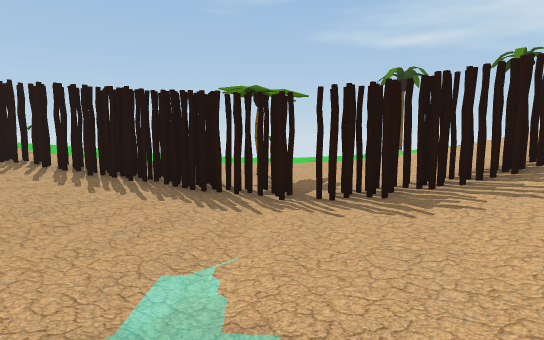
[1] (above)

19 first-person views from a walk through a Unity game level. The camera is 1.3 m above the floor, tilts 6° down and sees 80° across. The floor is counted in squares, 1 m on a side. Each view is taken from the middle of a square. On the plan, view 1 faces up. The plan holds only what a view shows up to about 14 squares ahead; the rest is blank. The place goes on beyond the plan.

[2]
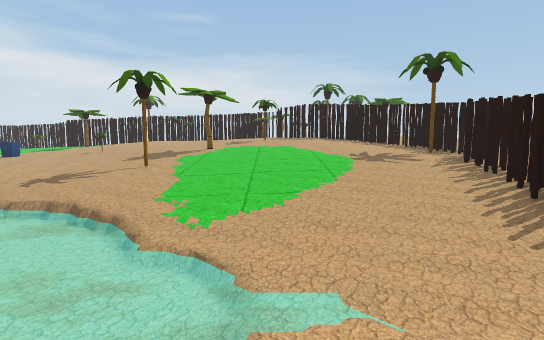

[3]
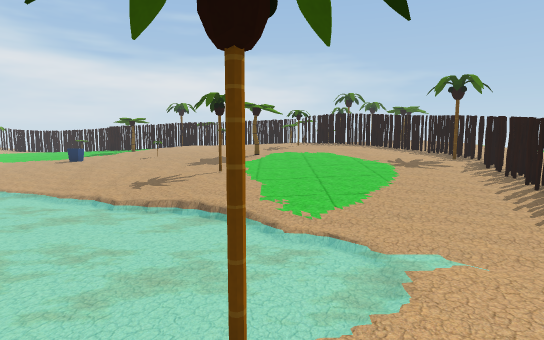

[4]
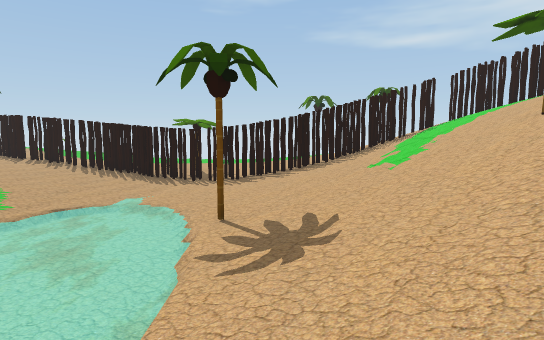

[5]
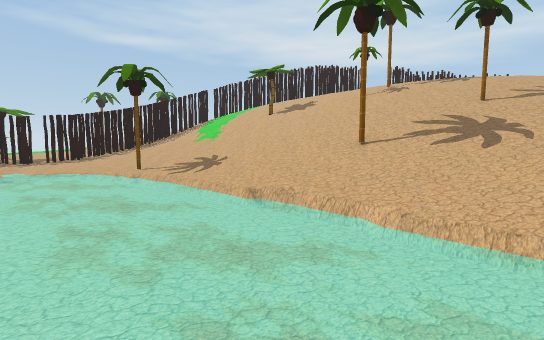

[6]
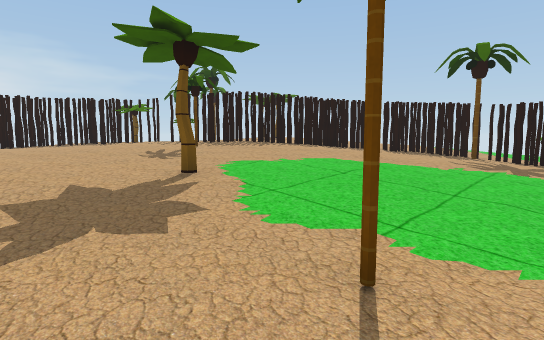

[7]
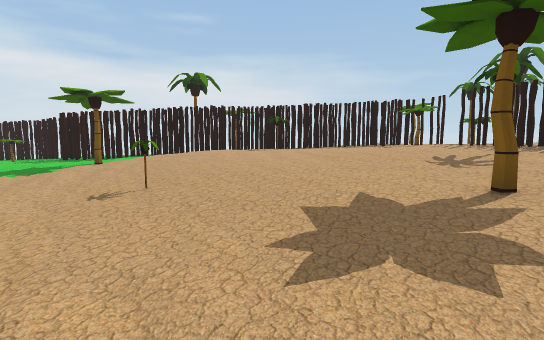

[8]
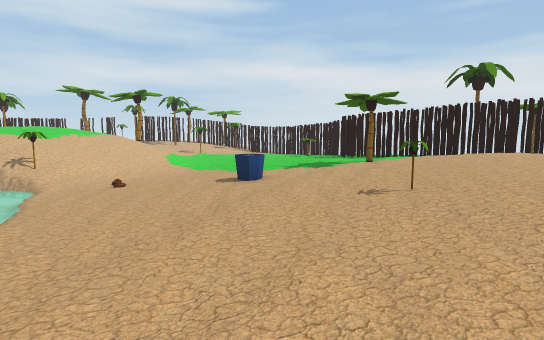

[9]
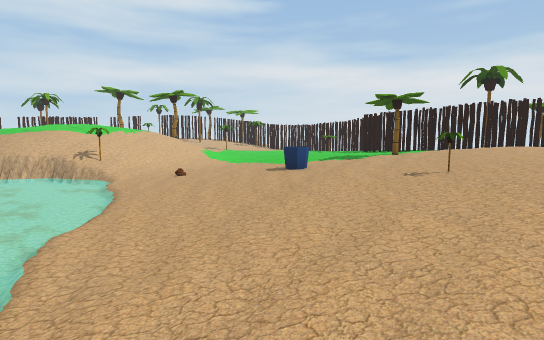

[10]
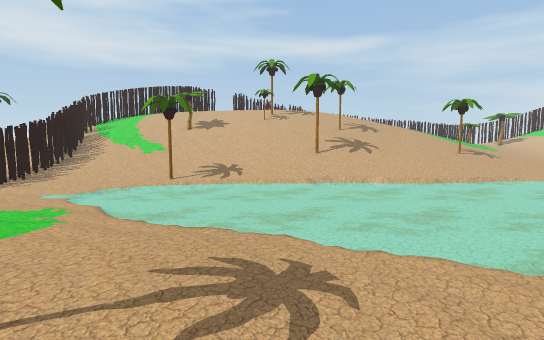

[11]
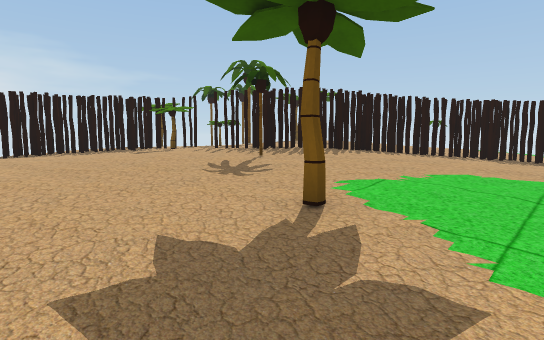

[12]
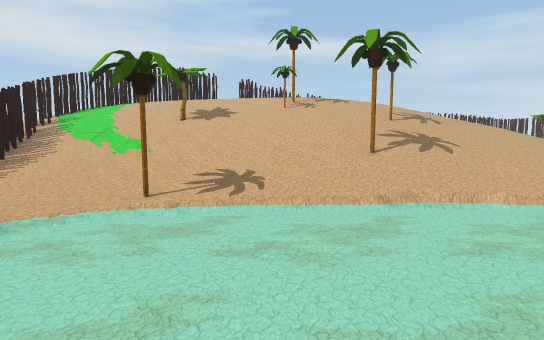

[13]
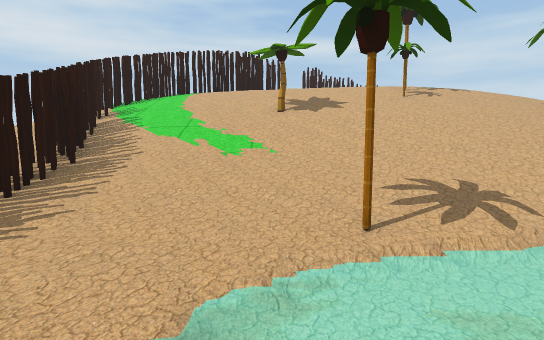

[14]
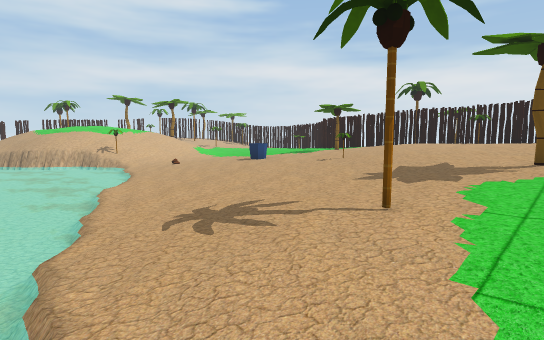

[15]
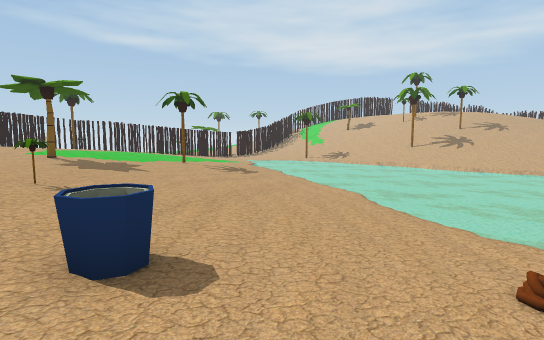

[16]
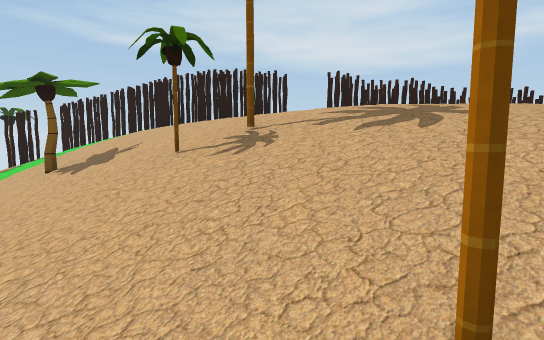

[17]
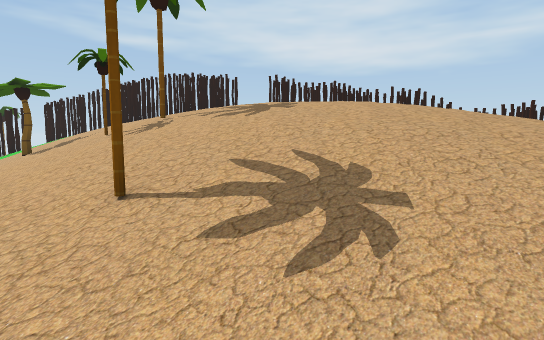

[18]
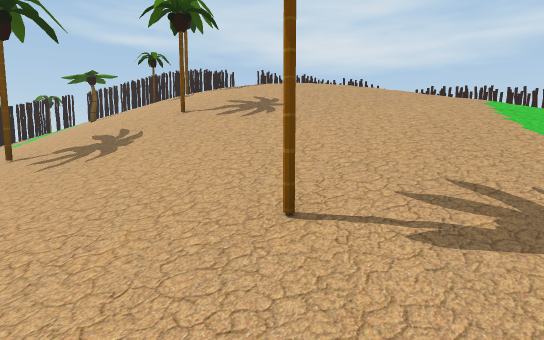

[19]
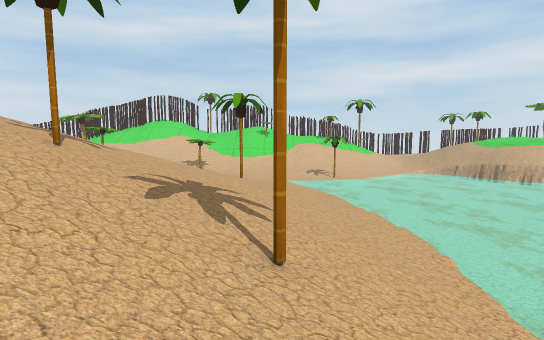

### Floor plan
Key: @ floor where view 1 was taken; # wall or solid block; . main floor; : floor 0.25 m higher than the main floor; - floor 0.25 m lower than the main floor; + floor 0.5 m higher than the main floor; * floor 0.75 m higher than the main floor; % floor 1 m higher than the main floor; / step, stairs or slope; = window, fence, low wall or low ledge; ~ water the walk can cross; ≈ water the walk keeps out of; ^ raised ledge; O other object.
Columns run from 23 left of view 1 to 10 right of it. Each row starts with its distance up from view 1.
 13              :::       ^...
 12              +==        ...
 11               :         ...
 10              +:::.      .../
  9          *###### ..   ---..///
  8          ###+######## -#-./////  #
  7        ###**++++::#####--.///#####
  6        ##***++++::...###########//
  5  ^    ###%***+++::...---#####/////
  4  ^== ###%%**++++:....-----////////
  3   #=###%%***+++::...------////////
  2  ##^#%%#****+++::...------////////
  1  ##^%%% ***+++::....--~~////////#/
  0  #%%%%%***++++::...-/≈~@≈#./////#/
 -1  #**%%%**++#+::....-~~~~~-.///////
 -2 ##*******+++:::#...≈~~~~~≈////////
 -3 ## *****+++:::....-≈~~~~~≈//////##
 -4 ###*****+++:......-~~~~~~≈//////##
 -5 ##*****+++::.....-~~~~~~~≈////////
 -6 ##****+++=:.....--≈~~~~~~≈./#/////
 -7  #***++++::....---~~~~~~~~////////
 -8  ##+++++:::....--~~~~~~~~≈/////#//
 -9  ##++#+:::....---~~~~~~~~≈.///////
-10  ##+++:::.....--~~~~~~~~~≈////////
-11   #+::::.O...--≈~~~~~~~~~~////////
-12  ##::::......--~~~~~~~~~~≈////////
-13  # :::......--~~~~~~~~~~~~///#////
-14  :::   .....--~~~~~~~~~~~~////////
-15  =:    .....--≈~~~~~~~~~~~// ////
-16        ....///~~~~~~~~~~~~//
-17         /////#≈~~~~~~~~~~~~

Where each view was taken, in squares from view 1:
view 1: 0 up, 0 right, facing up
view 2: 2 up, 2 right, facing left
view 3: 0 up, 4 right, facing left
view 4: 6 down, 3 right, facing up
view 5: 10 down, 2 left, facing up-right
view 6: 4 down, 7 left, facing up-left
view 7: 4 down, 8 left, facing left
view 8: 4 down, 8 left, facing down-left
view 9: 4 down, 6 left, facing down-left
view 10: 4 down, 10 left, facing right
view 11: 4 down, 10 left, facing up-left
view 12: 3 down, 5 left, facing right
view 13: 1 up, 2 left, facing right
view 14: 0 up, 4 left, facing down-left
view 15: 14 down, 15 left, facing up-right
view 16: 8 down, 7 right, facing up-right
view 17: 11 down, 7 right, facing up-right
view 18: 15 down, 4 right, facing up-right
view 19: 3 down, 5 right, facing down
